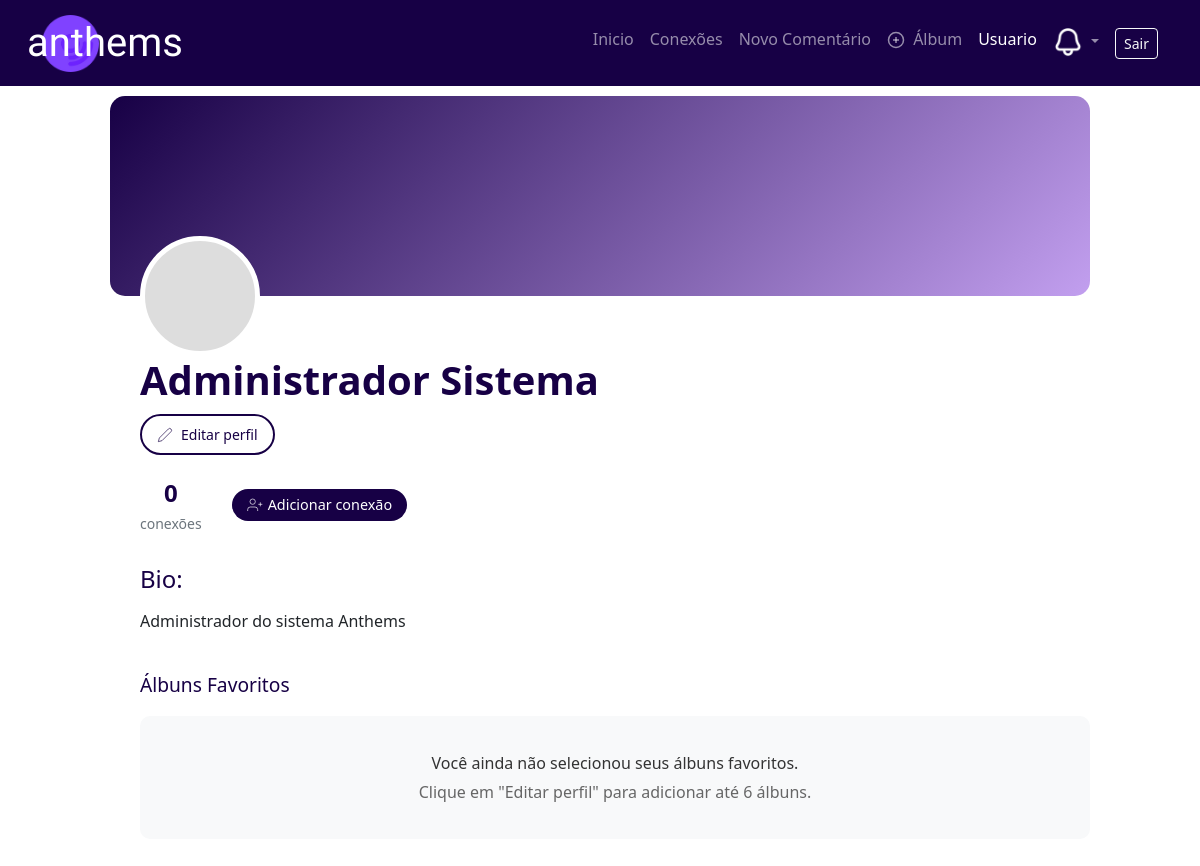
The page /perfil/perfil.php (signed in) on the database its author committed.
### tables this page shows
CREATE TABLE IF NOT EXISTS `users` (
    `id` INT AUTO_INCREMENT PRIMARY KEY,
    `username` VARCHAR(30) UNIQUE NOT NULL,
    `full_name` VARCHAR(100) NOT NULL,
    `email` VARCHAR(255) UNIQUE NOT NULL,
    `password_hash` VARCHAR(255) NOT NULL,
    `email_token` VARCHAR(64),
    `email_verified_at` DATETIME NULL,
    `is_admin` BOOLEAN DEFAULT FALSE,
    `active` BOOLEAN DEFAULT TRUE,
    `newsletter` BOOLEAN DEFAULT FALSE,
    `profile_image` VARCHAR(255) NULL,
    `cover_image` VARCHAR(255) NULL,
    `bio` TEXT NULL,
    `terms_accepted_at` DATETIME NOT NULL,
    `last_login` DATETIME NULL,
    `created_at` DATETIME DEFAULT CURRENT_TIMESTAMP,
    `updated_at` DATETIME DEFAULT CURRENT_TIMESTAMP ON UPDATE CURRENT_TIMESTAMP,
    INDEX idx_username (`username`),
    INDEX idx_email (`email`),
    INDEX idx_active (`active`)
);

### config.php (called while the page is built, shortened)
<?php
function getDBConnection() {
    static $pdo = null;
    if ($pdo === null) {
        try {
            $dsn = 'mysql:host=' . DB_HOST . ';dbname=' . DB_NAME . ';charset=' . DB_CHARSET;
            $pdo = new PDO($dsn, DB_USER, DB_PASS, [
                PDO::ATTR_ERRMODE => PDO::ERRMODE_EXCEPTION,
                PDO::ATTR_DEFAULT_FETCH_MODE => PDO::FETCH_ASSOC,
                PDO::ATTR_EMULATE_PREPARES => false
            ]);
        } catch (PDOException $e) {
            error_log("Erro de conexão com banco de dados: " . $e->getMessage());
            die("Erro interno do servidor. Tente novamente mais tarde.");
        }
    }
    return $pdo;
}
function getCurrentUser() {
    $pdo = getDBConnection();
    $stmt = $pdo->prepare("SELECT * FROM users WHERE id = ? AND active = 1");
    $stmt->execute([$_SESSION['user_id']]);
    return $stmt->fetch();
}

### perfil/perfil.php (the view, shortened to what this page needs)
<?php
require_once __DIR__ . '/../config.php';
$current = getCurrentUser();
$connectionsCount = 0;
if ($current) {
    try {
        $pdo = getDBConnection();
        $stmt = $pdo->prepare("
            SELECT COUNT(*) as count FROM connections
            WHERE (follower_id = ? OR following_id = ?) AND status = 'accepted'
        ");
        $stmt->execute([$current['id'], $current['id']]);
        $connectionsCount = $stmt->fetch(PDO::FETCH_ASSOC)['count'];
    } catch (PDOException $e) {
        $connectionsCount = 0;
    }
}
$profile_image_path = '';
$cover_image_path = '';
$user_profile = [
    'name' => $current ? ($current['full_name'] ?: $current['username']) : 'Convidado',
    'bio' => $current ? ($current['bio'] ?: 'Sem bio ainda.') : 'Faça login para ver e editar seu perfil.',
    'connections' => $connectionsCount,
    'cover_image' => $cover_image_path,
    'profile_image' => $profile_image_path
];
$liked_albums = [];
include '../includes/header.php';
?>
<?php include '../includes/navbar.php'; ?>
<div class="profile-container">
    <div class="cover-photo" style="<?php echo $user_profile['cover_image'] ? 'background-image: url('.$user_profile['cover_image'].')' : ''; ?>">
        <div class="profile-picture" style="<?php echo $user_profile['profile_image'] ? 'background-image: url('.$user_profile['profile_image'].')' : ''; ?>"></div>
    </div>
    <div class="profile-content">
        <h1><?php echo htmlspecialchars($user_profile['name']); ?></h1>
        <button id="edit-profile-btn" class="edit-btn">
            <svg width="16" height="16" viewBox="0 0 24 24" fill="none" stroke="currentColor">
                <path d="M17 3a2.828 2.828 0 1 1 4 4L7.5 20.5 2 22l1.5-5.5L17 3z"></path>
            </svg>
            Editar perfil
        </button>
        <div class="profile-stats">
            <div class="stat-item">
                <span class="stat-number"><?php echo number_format($user_profile['connections']); ?></span>
                <span class="stat-label">conexões</span>
            </div>
            <div class="d-flex align-items-center gap-2 position-relative">
                <button id="toggle-friend-btn" class="btn connection-btn">
                    <svg width="16" height="16" viewBox="0 0 24 24" fill="none" stroke="currentColor">
                        <path d="M16 21v-2a4 4 0 0 0-4-4H5a4 4 0 0 0-4 4v2"></path>
                        <circle cx="8.5" cy="7" r="4"></circle>
                        <line x1="20" y1="8" x2="20" y2="14"></line>
                        <line x1="23" y1="11" x2="17" y2="11"></line>
                    </svg>
                    Adicionar conexão
                </button>
            </div>
        </div>
        <div class="profile-bio">
            <h4>Bio:</h4>
            <p><?php echo htmlspecialchars($user_profile['bio']); ?></p>
        </div>
        <div class="favorite-albums-display">
            <h3>Álbuns Favoritos</h3>
            <?php if (empty($liked_albums)): ?>
                <div class="empty-albums-message">
                    <p>Você ainda não selecionou seus álbuns favoritos.</p>
                    <p>Clique em "Editar perfil" para adicionar até 6 álbuns.</p>
                </div>
            <?php endif; ?>
        </div>
    </div>
</div>
<?php include '../includes/footer.php'; ?>

### css/estilos.css (style rules this page uses)
:root { --primary-color: #170045; --primary-light: #c29fef; --secondary-light: #a0d8f3; --accent-light: #f5a8a8; --success-light: #b5e8b5; --text-white: #ffffff; --text-gray: #6c757d; --border-gray: #dee2e6; --border-light: #eee; --shadow-light: rgba(0,0,0,0.1); --shadow-overlay: rgba(0,0,0,0.5); }
.profile-container { max-width: 1000px; margin: 0 auto; padding: 10px; padding-top: 10px; overflow: hidden; }
.cover-photo { height: 200px; background: linear-gradient(135deg, var(--primary-color), var(--primary-light)); border-radius: 15px; position: relative; margin-bottom: 60px; background-size: cover; background-position: center; }
.profile-picture { width: 120px; height: 120px; background-color: #ddd; border-radius: 50%; border: 5px solid white; position: absolute; bottom: -60px; left: 30px; background-size: cover; background-position: center; }
.profile-content { padding-left: 30px; }
.profile-content h1 { color: var(--primary-color); font-weight: bold; margin-bottom: 10px; }
.edit-btn { background: none; border: 2px solid var(--primary-color); color: var(--primary-color); padding: 8px 15px; border-radius: 25px; font-size: 14px; display: flex; align-items: center; gap: 8px; margin-bottom: 20px; transition: all 0.3s ease; }
.profile-stats { display: flex; align-items: center; gap: 30px; margin-bottom: 30px; }
.stat-item { text-align: center; }
.stat-number { display: block; font-size: 24px; font-weight: bold; color: var(--primary-color); }
.stat-label { color: var(--text-gray); font-size: 14px; }
.connection-btn { background-color: var(--primary-color); color: white; border: none; border-radius: 20px; padding: 5px 15px; font-size: 0.9rem; display: flex; align-items: center; gap: 5px; }
.profile-bio { margin-bottom: 40px; }
.profile-bio h4 { color: var(--primary-color); margin-bottom: 15px; }
.favorite-albums-display { margin-bottom: 40px; width: 100%; }
.favorite-albums-display h3 { color: var(--primary-color); margin-bottom: 20px; font-size: 1.2rem; }
@media (min-width: 1200px) { .profile-container { max-width: 1000px; } }
.profile-container { animation: fadeIn 0.5s ease-out; }
.edit-btn, .connection-btn, .login-btn { transition: all 0.3s ease; transform: translateY(0); }
.empty-albums-message { text-align: center; padding: 30px 20px; background: #f8f9fa; border-radius: 10px; color: #666; }
.empty-albums-message p { margin: 5px 0; }
.empty-albums-message p:first-child { font-weight: 500; color: #333; }

### rows shown on the page
users: full_name "Administrador Sistema", newsletter "0", bio "Administrador do sistema Anthems"
